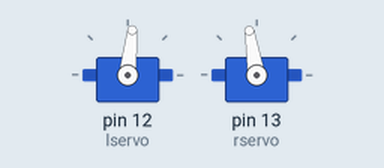
This sketch was run on a simulated Arduino Uno, built with avr-gcc and run on an emulated ATmega328P. Shown: 2 × servo.

Above: at 0.05 s.
Timing chart, 0 to 13.0 s (numbered marks = the images above):
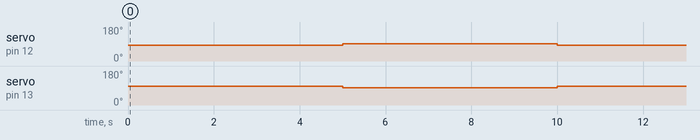

Measured:
- by itself, servo on pin 12 (lservo): alternates 91° for 5.0 s and 84° for 5.0 s
- by itself, servo on pin 13 (rservo): alternates 99° for 5.0 s and 92° for 5.0 s

The sketch:

test_two_servo_hs422_20250123210034.ino
```cpp
#include <Servo.h>

Servo lservo; // First servo
Servo rservo; // Second servo

// Neutral angles for the servos
const int lneutral = 87;  // Neutral position for servo left
const int rneutral = 95;  // Neutral position for servo right

void setup() {
  lservo.attach(12);  // Attach lservo to pin 12
  rservo.attach(13); // Attach rservo to pin 13
}

void loop() {


  int angle = 3; // robot move forward Desired angle offset from neutral (e.g., 30° forward)
  int lcorrection = 1;  //robot move forward
  int rcorrection = 1; //robot move forward

  //robot move forward
  int lservoAngle = lneutral - angle;       //reverse for lservo
  int rservoAngle = rneutral + (angle + rcorrection);       //forward for rservo

  // Write adjusted angles to servos
  lservo.write(lservoAngle);
  rservo.write(rservoAngle);

  delay(5000);

  // int angle = 3;  //robot move backward
  // int lcorrection = 1;  //robot move backward
  // int rcorrection = -2; //robot move backward

  // // Calculate actual servo positions - robot move backward
  lservoAngle = lneutral + (angle + lcorrection);        // Forward for lservo
  rservoAngle = rneutral - angle;        // Reverse for rservo


  // Write adjusted angles to servos
  lservo.write(lservoAngle);
  rservo.write(rservoAngle);

  delay(5000); // Wait for 5 second
}


// #include <Servo.h>

// Servo myservo; // Create servo object

// void setup() {
//   myservo.attach(6); // Attach servo to pin 3
// }

// void loop() {
//   myservo.write(96); // Move to 90 degrees (neutral position)-87 or 86 is likely good for left (see from back)
//                                                             //95 or 96 is likely good for right (see from back)
//   delay(2000);       // Wait 2 seconds

//   myservo.write(0);  // Move to 0 degrees
//   delay(2000);       // Wait 2 seconds

//   myservo.write(180); // Move to 180 degrees
//   delay(2000);        // Wait 2 seconds
// }


// #include <Servo.h>

// // Servo objects for left and right motors
// Servo lservo;
// Servo rservo;

// // Pin definitions
// const int rleg = 6;
// const int lleg = 3;

// int pos; // Variable to store servo position

// void setup() {
//   lservo.attach(lleg); // Attach left servo to pin 3
//   rservo.attach(rleg); // Attach right servo to pin 6

//   // Set initial positions to neutral (stop the servos)
//   lservo.write(86);
//   rservo.write(96);
// }

// void loop() {
//   // Ensure both servos are stopped at the beginning of the loop
//   lservo.write(86);
//   rservo.write(96);
//   delay(2000); // Wait for 3 seconds

//   // Move left and right wheels forward
//   //for (pos = 0; pos <= 86; pos++)
//   {
//     lservo.write(79);
//     rservo.write(103);
//     delay(150); // Pause for a moment to make motion visible
//   }
//   delay(2000); // Wait for 1 second

//   // Keep left and right servo at neutral
//   lservo.write(86);
//   rservo.write(96);

//   // // Move right servo from 0 to 180 degrees
//   // for (pos = 0; pos <= 180; pos++) {
//   //   rservo.write(pos);
//   //   delay(150); // Pause for a moment to make motion visible
//   // }
//   // delay(1000); // Wait for 1 second

//   // Keep right servo at neutral
//   rservo.write(96);
// }
```
